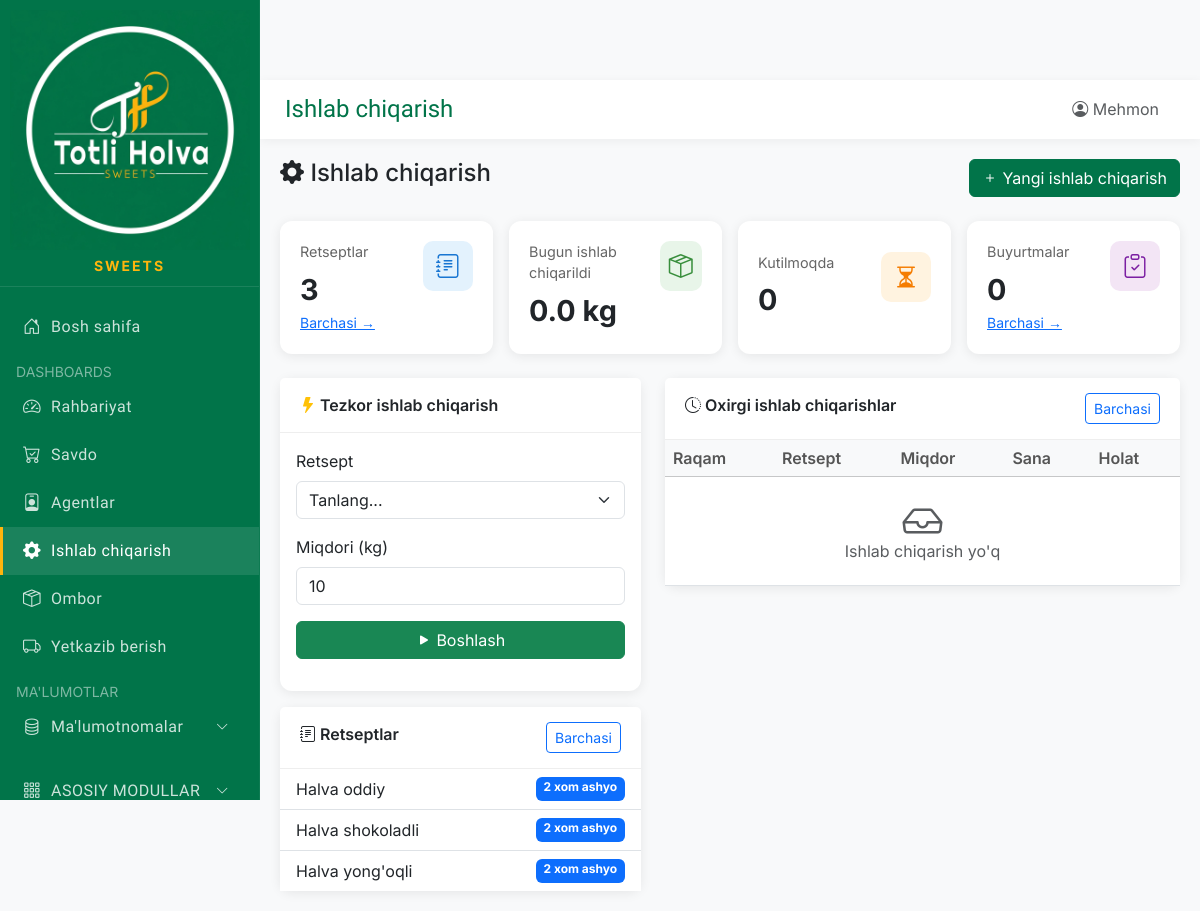
The app's page /production, older data.
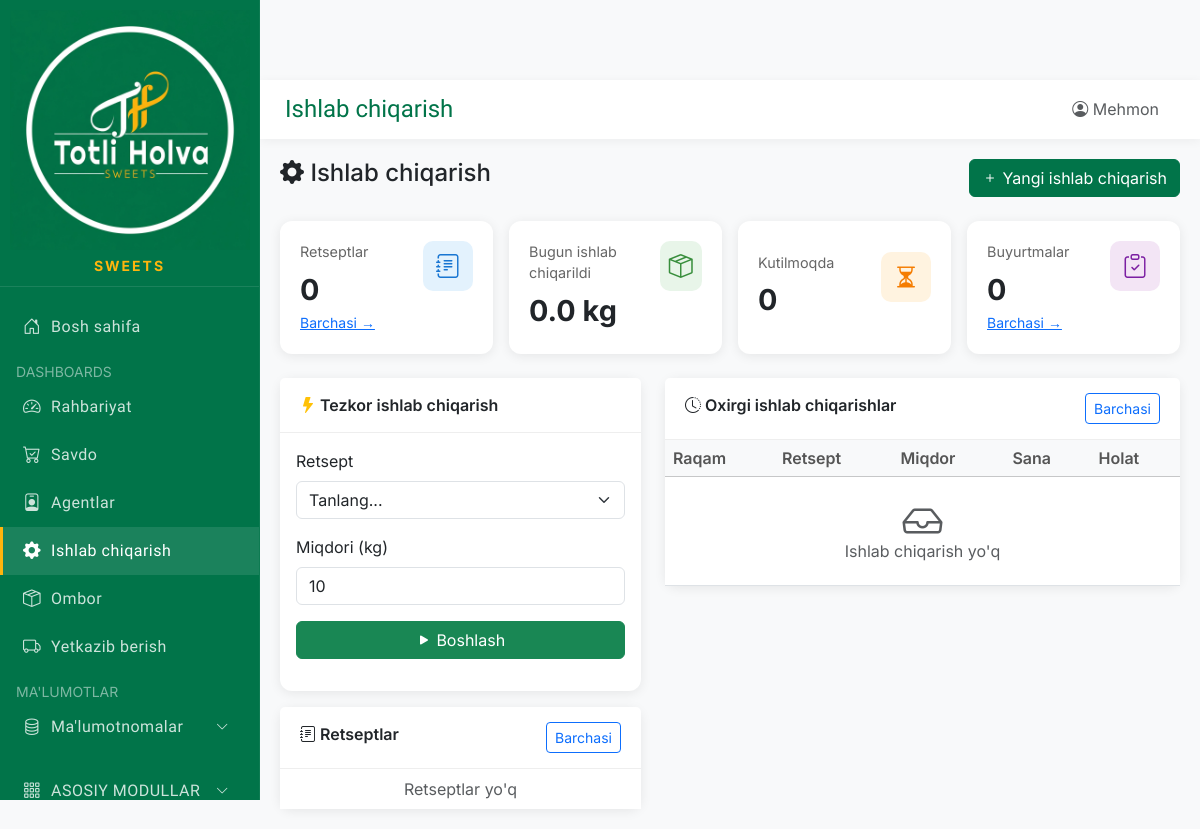
The same page, newer data.
### app/models/database.py (models this page shows)
class Recipe(Base):
    __tablename__ = "recipes"
    id = Column(Integer, primary_key=True, index=True)
    product_id = Column(Integer, ForeignKey("products.id"))  # Qaysi mahsulot uchun
    name = Column(String(200))
    output_quantity = Column(Float, default=1)  # Chiqish miqdori
    description = Column(Text)
    is_active = Column(Boolean, default=True)
    items = relationship("RecipeItem", back_populates="recipe")

### main.py (the view)
@app.get("/dashboard/production", response_class=HTMLResponse)
async def production_dashboard(request: Request, db: Session = Depends(get_db)):
    from datetime import datetime, timedelta
    from sqlalchemy import func
    from app.models.database import Production, Recipe, Product, Employee
    session_token = request.cookies.get("session_token")
    if not session_token:
        return RedirectResponse(url="/login", status_code=303)
    user_data = get_user_from_token(session_token)
    if not user_data:
        return RedirectResponse(url="/login", status_code=303)
    user = db.query(User).filter(User.id == user_data["user_id"]).first()
    if not user or not user.is_active:
        return RedirectResponse(url="/login", status_code=303)
    today = datetime.now().date()
    week_ago = today - timedelta(days=7)
    today_production = db.query(func.sum(Production.quantity)).filter(
        func.date(Production.date) == today,
        Production.status == 'completed'
    ).scalar() or 0
    plan = 3000
    efficiency = int((today_production / plan * 100)) if plan > 0 else 0
    active_workers = db.query(func.count(Employee.id)).filter(
        Employee.is_active == True
    ).scalar() or 0
    raw_materials = 72  # Placeholder
    metrics = {
        'today_production': int(today_production),
        'plan': plan,
        'active_machines': 0,  # Placeholder - no Machine model
        'total_machines': 0,   # Placeholder
        'efficiency': efficiency,
        'workers': active_workers,
        'shifts': 3,  # Placeholder
        'raw_materials': raw_materials
    }
    production_query = db.query(Production, Recipe, Product).join(
        Recipe, Production.recipe_id == Recipe.id
    ).join(
        Product, Recipe.product_id == Product.id
    ).filter(
        func.date(Production.date) >= today - timedelta(days=1),
        Production.status.in_(['draft', 'completed'])
    ).order_by(Production.date.desc()).limit(10).all()
    production_orders = []
    for prod, recipe, product in production_query:
        progress = 100 if prod.status == 'completed' else 50
        deadline = prod.date.strftime('%H:%M') if prod.date else '-'
        production_orders.append({
            'product': product.name,
            'quantity': int(prod.quantity),
            'deadline': deadline,
            'progress': progress
        })
    if not production_orders:
        production_orders = [{'product': 'Ma\'lumot yo\'q', 'quantity': 0, 'deadline': '-', 'progress': 0}]
    machines = [
        {'name': 'Uskunalar ma\'lumoti', 'status': 'unknown', 'operator': '-', 'badge_color': 'secondary', 'status_text': 'Ma\'lumot yo\'q'}
    ]
    chart_labels = []
    chart_data = []
    chart_plan = []
    for i in range(6, -1, -1):
        date = today - timedelta(days=i)
        production = db.query(func.sum(Production.quantity)).filter(
            func.date(Production.date) == date,
            Production.status == 'completed'
        ).scalar() or 0
        chart_labels.append(['Yak', 'Dush', 'Sesh', 'Chor', 'Pay', 'Juma', 'Shan'][date.weekday()])
        chart_data.append(int(production))
        chart_plan.append(plan)
    chart = {
        'labels': chart_labels,
        'data': chart_data,
        'plan': chart_plan
    }
    return templates.TemplateResponse("dashboards/production.html", {
        "request": request,
        "page_title": "Ishlab chiqarish Dashboard",
        "user": user,
        "metrics": metrics,
        "production_orders": production_orders,
        "machines": machines,
        "chart": chart
    })

### app/templates/production/index.html (shortened to what the changed rows need)
{% extends "base.html" %}
{% block content %}
<div class="row g-3 mb-4">
    <div class="col-md-3">
        <div class="stat-card">
            <div class="d-flex justify-content-between">
                <div>
                    <p>Retseptlar</p>
                    <h3>{{ total_recipes }}</h3>
                </div>
            </div>
        </div>
    </div>
</div>
<div class="row">
    <div class="col-md-5">
        <div class="card mt-3">
            <div class="card-body p-0">
                <ul class="list-group list-group-flush">
                    {% for recipe in recipes[:5] %}
                    <li class="list-group-item d-flex justify-content-between">
                        <span>{{ recipe.name }}</span>
                        <span class="badge bg-primary">{{ recipe.items|length }} xom ashyo</span>
                    </li>
                    {% else %}
                    <li class="list-group-item text-center text-muted">Retseptlar yo'q</li>
                    {% endfor %}
                </ul>
            </div>
        </div>
    </div>
    <div class="col-md-7">
        <div class="card">
            <div class="card-body p-0">
                <table class="table table-hover mb-0">
                    <thead class="table-light">
                        <tr>
                            <th>Raqam</th>
                            <th>Retsept</th>
                            <th>Miqdor</th>
                            <th>Sana</th>
                            <th>Holat</th>
                        </tr>
                    </thead>
                </table>
            </div>
        </div>
    </div>
</div>
{% endblock %}

Row changes from the older to the newer data that the page shows:
removed Recipe: name "Halva oddiy", items|length "2"
removed Recipe: name "Halva shokoladli", items|length "2"
removed Recipe: name "Halva yong'oqli", items|length "2"
Text that changed along with them:
{{ total_recipes }}: "3" → "0"
text now shown: "Retseptlar yo'q"
